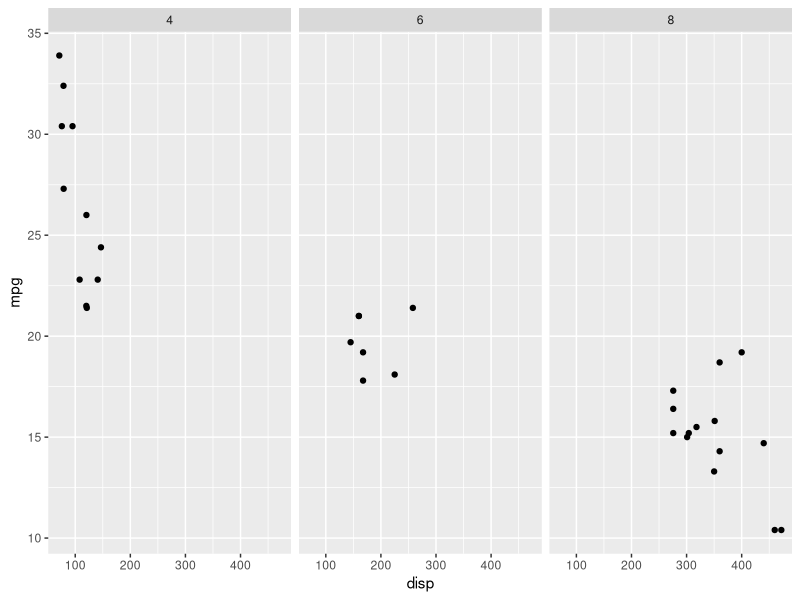
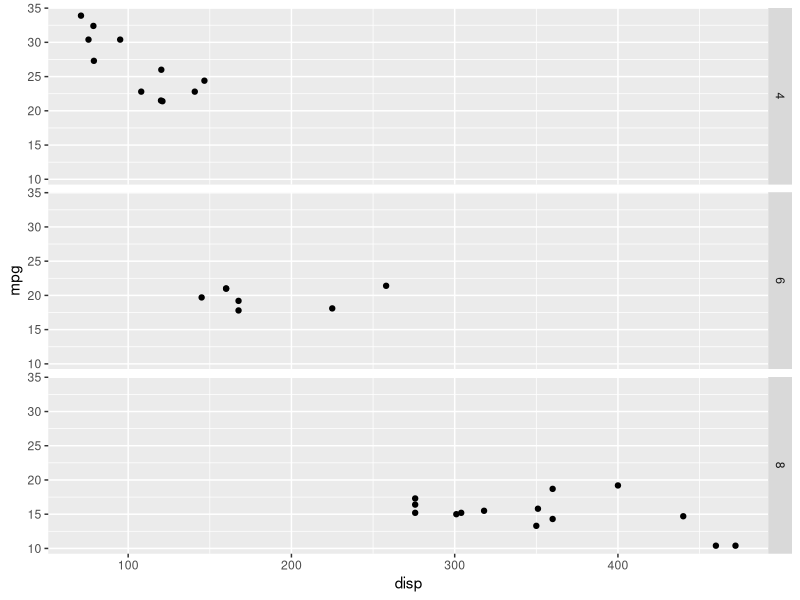
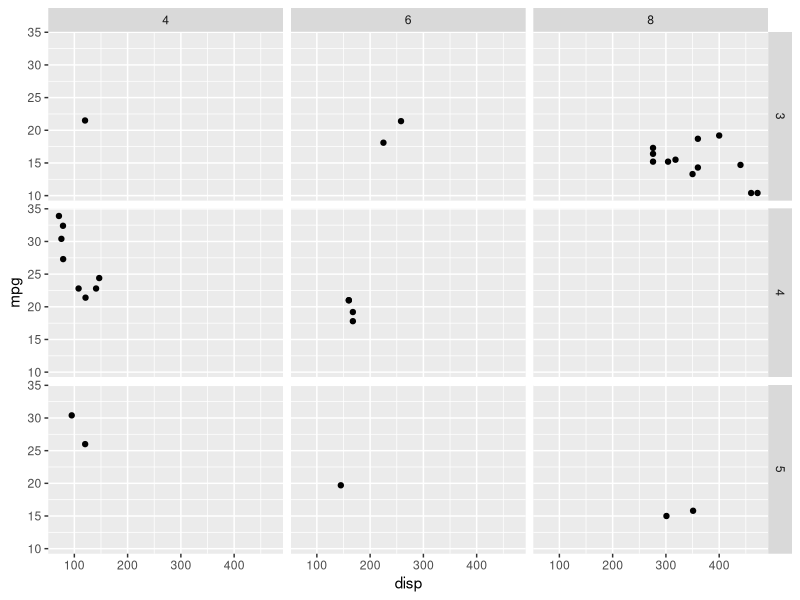
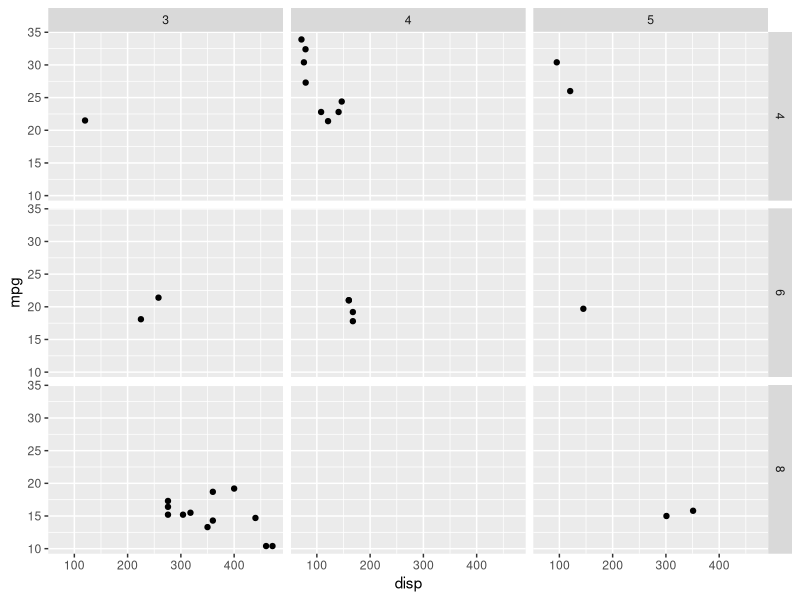
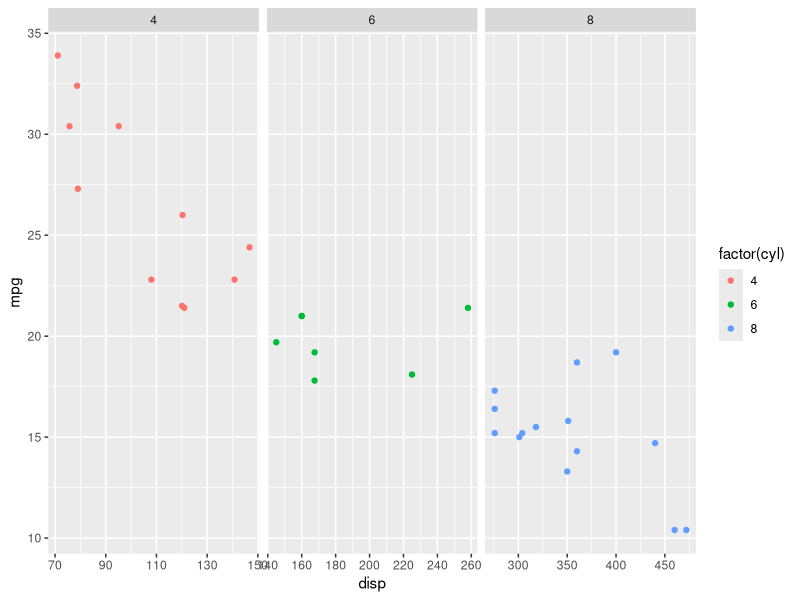
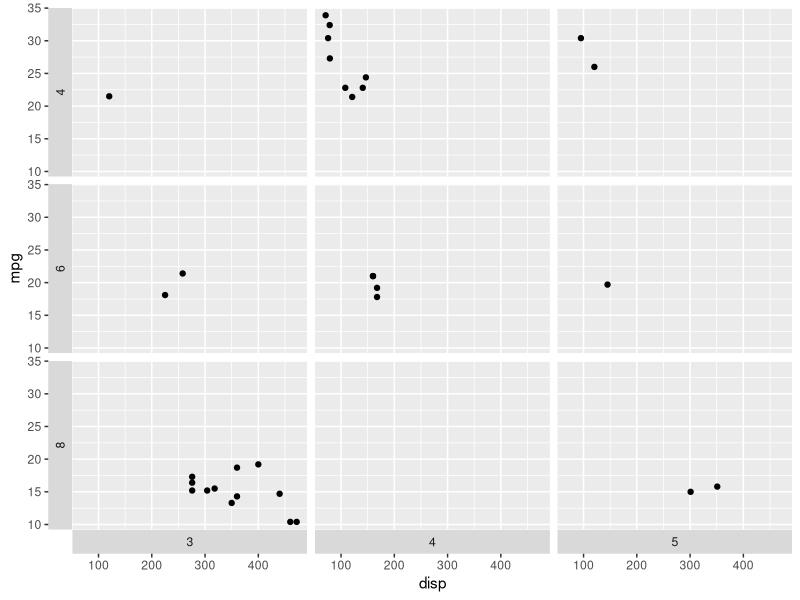
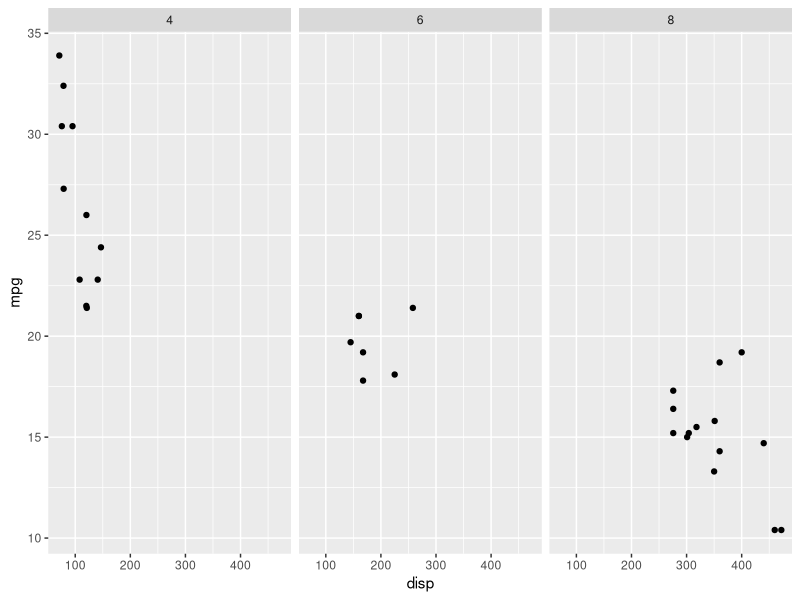
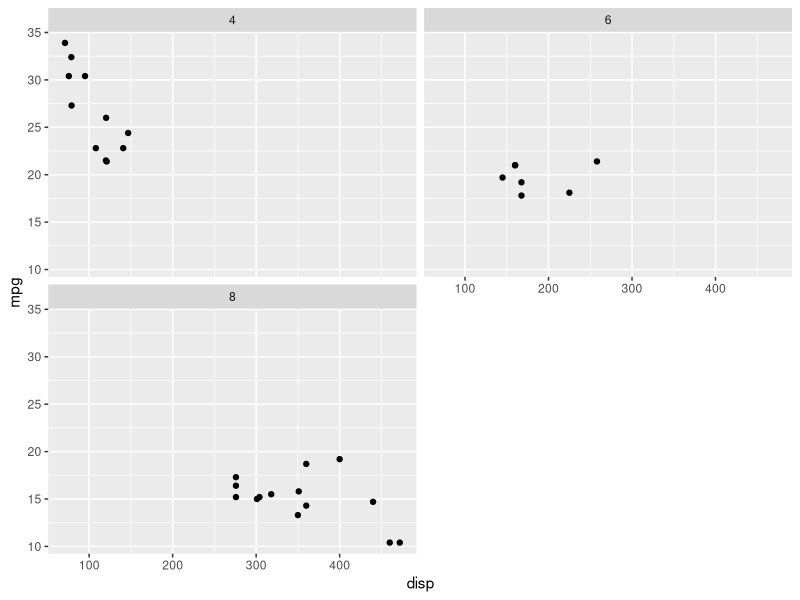

Generate these figures, in order, with R:
## ---- chunk 1
library(ggplot2)
## ---- chunk 2
ggplot(mtcars, aes(disp, mpg)) + 
  geom_point() +
  facet_grid(. ~ cyl)
## ---- chunk 3
ggplot(mtcars, aes(disp, mpg)) + 
  geom_point() +
  facet_grid(cyl ~ .)
## ---- chunk 4
ggplot(mtcars, aes(disp, mpg)) + 
  geom_point() +
  facet_grid(gear ~ cyl)
## ---- chunk 5
ggplot(mtcars, aes(disp, mpg)) + 
  geom_point() +
  facet_grid(cyl ~ gear)
## ---- chunk 6
ggplot(mtcars, aes(disp, mpg, color = factor(cyl))) +
  geom_point() + 
  facet_grid(. ~ cyl, scales = "free")
## ---- chunk 7
ggplot(mtcars, aes(disp, mpg)) + 
  geom_point() + 
  facet_grid(cyl ~ gear, switch = "both") 
## ---- chunk 8
ggplot(mtcars, aes(disp, mpg)) +
  geom_point() +
  facet_wrap(~cyl)
## ---- chunk 9
ggplot(mtcars, aes(disp, mpg)) +
  geom_point() +
  facet_wrap(~cyl, nrow = 2)
## ---- chunk 10
ggplot(mtcars, aes(disp, mpg)) +
  geom_point() +
  facet_wrap(~cyl, nrow = 3)
## ---- chunk 11
ggplot(mtcars, aes(disp, mpg)) +
  geom_point() +
  facet_wrap(~cyl + gear)
## ---- chunk 12
ggplot(mtcars, aes(disp, mpg)) +
  geom_point() +
  facet_wrap(c("cyl", "gear"))
## ---- chunk 13
ggplot(mtcars, aes(disp, mpg)) +
  geom_point() +
  facet_wrap(~cyl, scales = "free")
